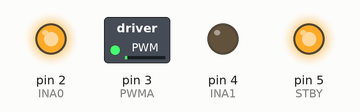
This sketch was run on a simulated Arduino Uno, built with avr-gcc and run on an emulated ATmega328P. Shown: switched loads named in the sketch (green lamp = pin HIGH), output pins drawn as LEDs (lit = HIGH).

Above: at 0.05 s.
At 1.15 s:
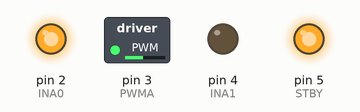
At 2.3 s:
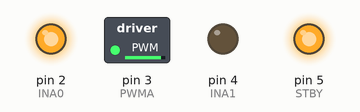
At 4.55 s:
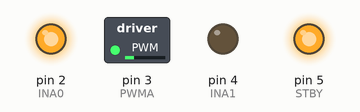
At 7.35 s:
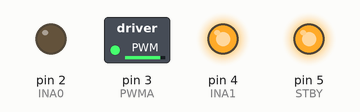
At 10.15 s:
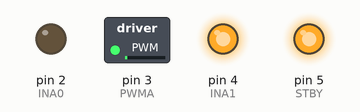
Timing chart, 0 to 13.3 s (numbered marks = the images above):
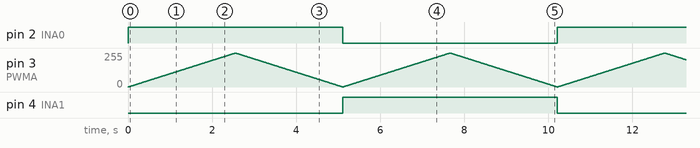

The sketch:

motor.ino
```cpp
#define PWMA 3
#define INA0 2
#define INA1 4
#define STBY 5
int pins[] = {PWMA, INA0, INA1, STBY};
int pinsCount=4;

void setup() {
   for (int i=0; i<pinsCount;i++){
      pinMode(pins[i], OUTPUT);
      digitalWrite(pins[i], LOW);
   }
    digitalWrite(STBY, HIGH);
}

void cyclePWM(int dt) {
  for (int i=0;i<255; i++){
    analogWrite (PWMA, i);
    delay(dt);
  }
  for (int i=255;i>0; i--){
    analogWrite (PWMA, i);
    delay(dt);
  }
}

void loop(){
  //Forwards
  digitalWrite(INA0, HIGH);
  digitalWrite(INA1, LOW);
  cyclePWM(10);
  //Backwards
  digitalWrite(INA0, LOW);
  digitalWrite(INA1, HIGH);
  cyclePWM(10);
}
```

Measured:
- by itself, pin 2 (INA0), pin 4 (INA1): alternates HIGH for 5.1 s and LOW for 5.1 s
